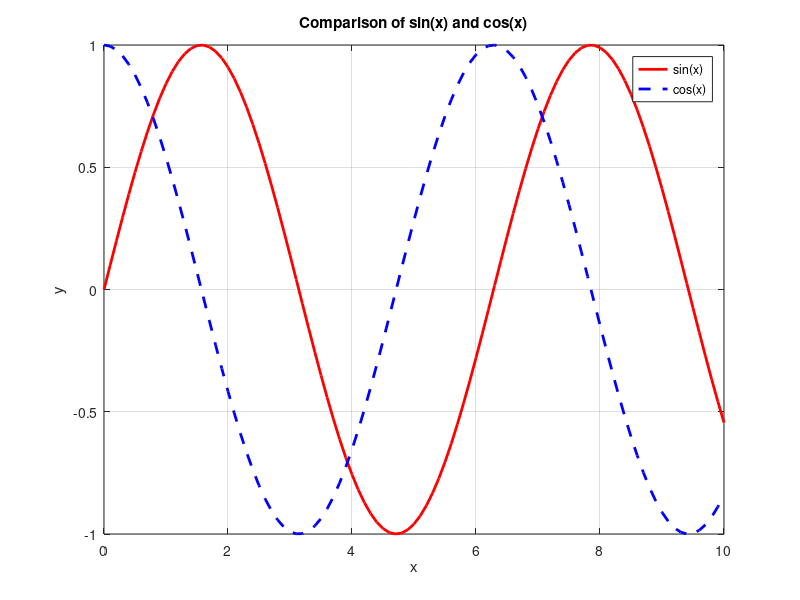

The MATLAB source for this figure: (Note: this script raises an error after producing the figure.)
%% 在同一窗口绘制多条曲线的图像
% 假设你有两组数据  
x = 0:0.1:10; % x轴的数据点  
y1 = sin(x); % 第一条曲线的数据点  
y2 = cos(x); % 第二条曲线的数据点  
  
% 使用plot函数绘制曲线  
figure; % 创建一个新的图形窗口  
plot(x, y1, 'r-', 'LineWidth', 2); % 绘制第一条曲线，红色实线，线宽2  
hold on; % 保持当前图形，以便在同一张图上绘制更多曲线  
plot(x, y2, 'b--', 'LineWidth', 2); % 绘制第二条曲线，蓝色虚线，线宽2  
hold off; % 释放当前图形，之后绘制将创建新图或覆盖旧图  
  
% 添加图例、标题和轴标签  
legend('sin(x)', 'cos(x)'); % 添加图例  
title('Comparison of sin(x) and cos(x)'); % 添加标题  
xlabel('x'); % 添加x轴标签  
ylabel('y'); % 添加y轴标签  
grid on; % 添加网格线

%% 指定线图的坐标区
%使用 tiledlayout 和 nexttile 函数显示分块图。
% Create data and 2-by-1 tiled chart layout
x = linspace(0,3);
y1 = sin(5*x);
y2 = sin(15*x);
tiledlayout(2,1) %调用 tiledlayout 函数以创建一个 2×1 分块图布局。

% Top plot
ax1 = nexttile; %调用 nexttile 函数创建一个坐标区对象，并将该对象返回为 ax1
plot(ax1,x,y1,'k-') %使用黑色实线图线
title(ax1,'Top Plot')
ylabel(ax1,'sin(5x)')

% Bottom plot
ax2 = nexttile;
plot(ax2, x, y2, 'r:'); %使用红色虚线图线
title(ax2,'Bottom Plot')
ylabel(ax2,'sin(15x)')
